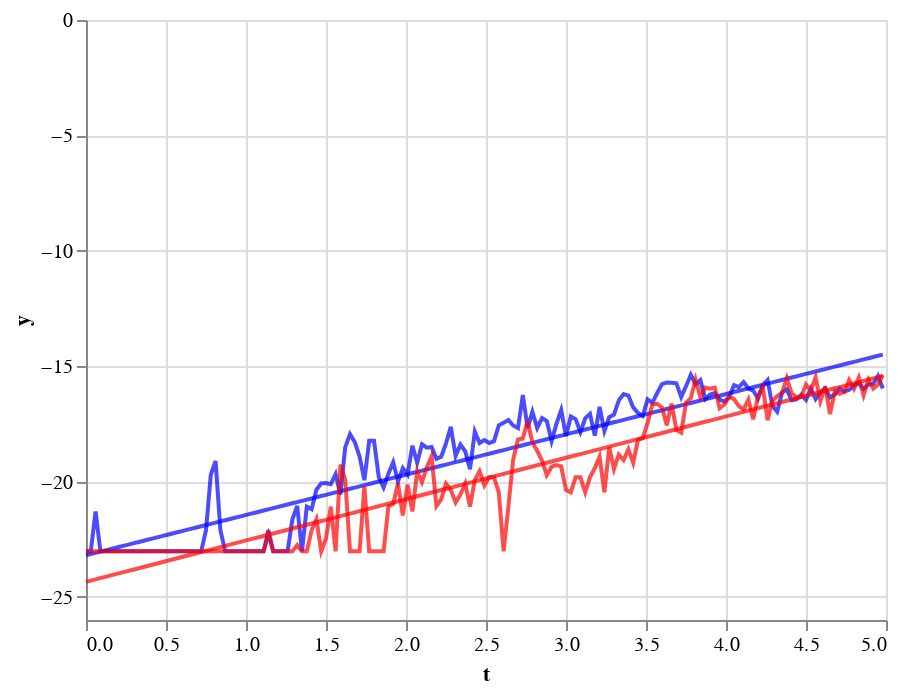

Here is the notebook cell this chart was saved with:
### Code cell
idx = 1
chart = plot_fit_line(true_rel_err[idx, :167], 'blue') + \
        plot_fit_line(swag_pred_rel_err[idx, :167], 'red') #+ \
#        plot_fit_line(de_pred_rel_err[idx, ...], 'green')
chart

### Figure 1 — Vega-Lite specification as saved in the notebook (floating-point values rounded to 4 significant figures; data arrays with more than 128 entries replaced by an {"elided": "..."} marker saying what was removed)
{"config": {"view": {"continuousWidth": 400, "continuousHeight": 300}}, "layer": [{"data": {"name": "data-906a7928a8a4bf2c91ffc9bd6bfd4d8d"}, "mark": {"type": "line", "color": "blue", "opacity": 0.7}, "encoding": {"x": {"type": "quantitative", "field": "t"}, "y": {"type": "quantitative", "field": "y"}}}, {"data": {"name": "data-10df4a564190af16dab3d161097ab242"}, "mark": {"type": "line", "color": "blue", "opacity": 0.7}, "encoding": {"x": {"type": "quantitative", "field": "t"}, "y": {"type": "quantitative", "field": "y"}}}, {"layer": [{"data": {"name": "data-f9e3d02f2641da31ca52bfa64fa85bb1"}, "mark": {"type": "line", "color": "red", "opacity": 0.7}, "encoding": {"x": {"type": "quantitative", "field": "t"}, "y": {"type": "quantitative", "field": "y"}}}, {"data": {"name": "data-b31c7f091b0a98641b6df329dead8d58"}, "mark": {"type": "line", "color": "red", "opacity": 0.7}, "encoding": {"x": {"type": "quantitative", "field": "t"}, "y": {"type": "quantitative", "field": "y"}}}]}], "$schema": "https://vega.github.io/schema/vega-lite/v4.8.1.json", "datasets": {"data-906a7928a8a4bf2c91ffc9bd6bfd4d8d": {"elided": "167 records"}, "data-10df4a564190af16dab3d161097ab242": {"elided": "167 records"}, "data-f9e3d02f2641da31ca52bfa64fa85bb1": {"elided": "167 records"}, "data-b31c7f091b0a98641b6df329dead8d58": {"elided": "167 records"}}}
